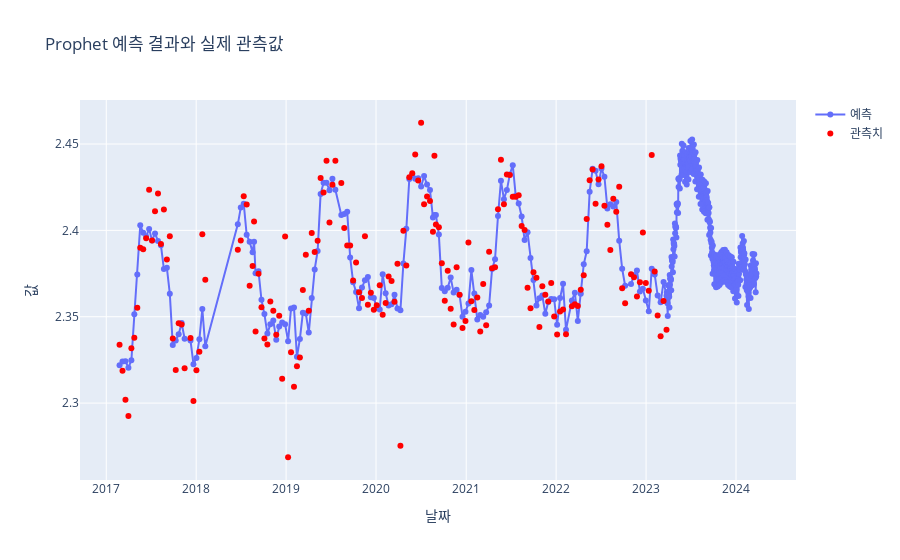

The code cell stored with this chart in its notebook:
### Code cell
def plotly(df,forecast):
    fig = go.Figure()

    # 예측 그래프 추가
    fig.add_trace(go.Scatter(x=forecast['ds'], y=forecast['yhat'], name='예측', mode='lines+markers'))

    # 관측치 추가 (원본 데이터셋을 사용)
    fig.add_trace(go.Scatter(x=df['ds'], y=df['y'], name='관측치', mode='markers', marker=dict(color='red')))

    # 레이아웃 설정
    fig.update_layout(title='Prophet 예측 결과와 실제 관측값', xaxis_title='날짜', yaxis_title='값')

    # 그래프 표시
    fig.show()

### Figure 1 — Plotly figure (JSON) as saved in the notebook; plotly's stock layout.template omitted (floating-point values rounded to 4 significant figures; data arrays with more than 128 entries replaced by an {"elided": "..."} marker saying what was removed)
{"data": [{"mode": "lines+markers", "name": "예측", "type": "scatter", "x": {"elided": "539 str values"}, "y": {"elided": "539 float values"}}, {"marker": {"color": "red"}, "mode": "markers", "name": "관측치", "type": "scatter", "x": {"elided": "174 str values"}, "y": {"elided": "174 float values"}}], "layout": {"title": {"text": "Prophet 예측 결과와 실제 관측값"}, "xaxis": {"title": {"text": "날짜"}}, "yaxis": {"title": {"text": "값"}}}}
